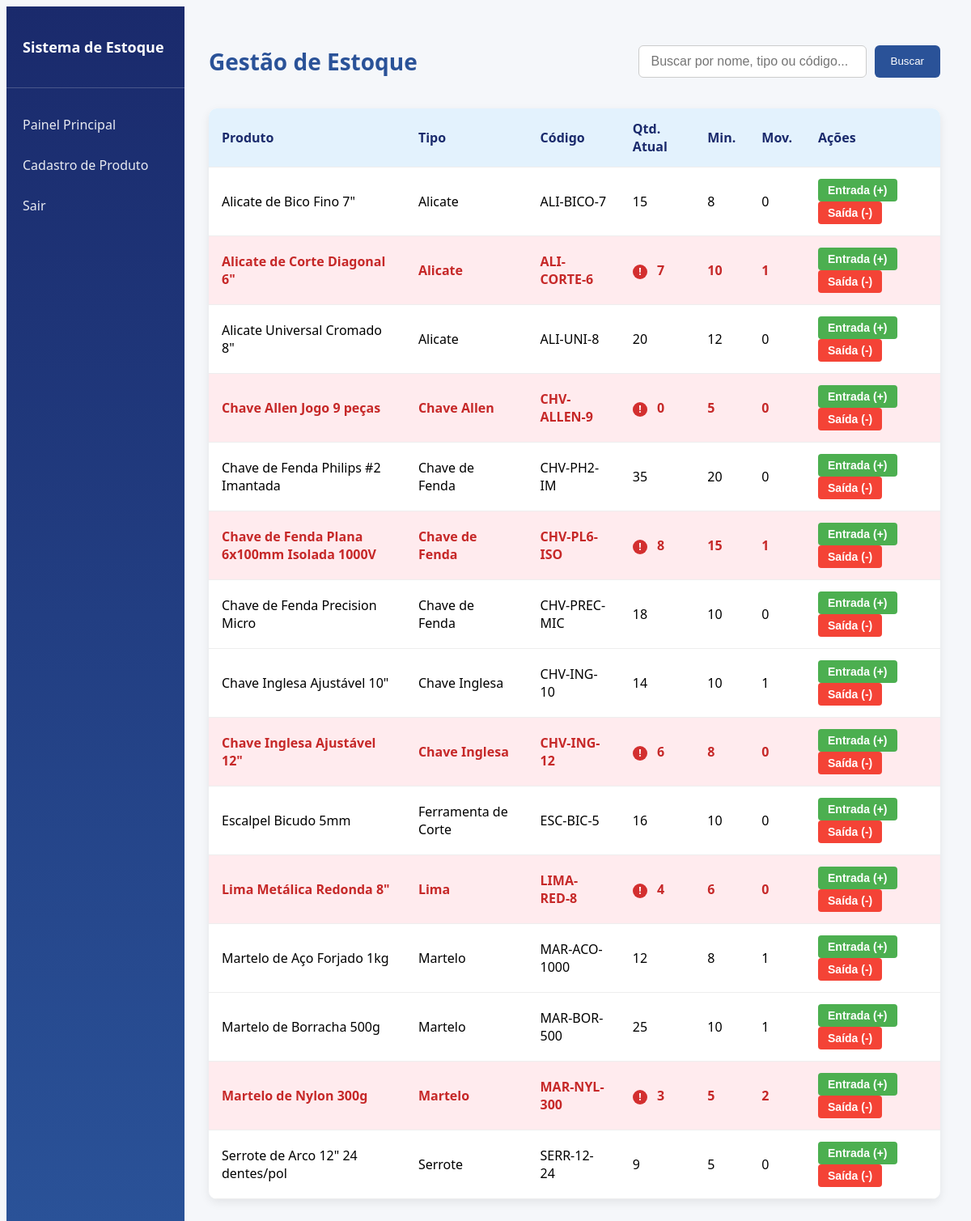
The page /gestaoEstoque.php (signed in) on the database its author committed.
### tables this page shows
CREATE TABLE produtos (
    id INT AUTO_INCREMENT PRIMARY KEY,
    nome VARCHAR(150) NOT NULL,
    tipo VARCHAR(100) NOT NULL,
    codigo VARCHAR(50) UNIQUE,
    estoque_minimo INT NOT NULL DEFAULT 0,
    estoque_atual INT NOT NULL DEFAULT 0,
    CHECK (estoque_minimo >= 0),
    CHECK (estoque_atual >= 0)
);

### gestaoEstoque.php (the view, shortened to what this page needs)
<?php
include('includes/conexao.php');
$search = '';
$stmt = $pdo->prepare("
    SELECT p.*,
           (SELECT COUNT(*) FROM movimentacoes m WHERE m.produto_id = p.id) as total_movimentacoes
    FROM produtos p
    WHERE p.nome LIKE ? OR p.tipo LIKE ? OR p.codigo LIKE ?
    ORDER BY p.nome ASC
");
$stmt->execute(["%$search%", "%$search%", "%$search%"]);
$products = $stmt->fetchAll(PDO::FETCH_ASSOC);
?>
<!DOCTYPE html>
<html lang="pt-BR">
<head>
</head>
<body>
    <aside class="sidebar">
        <div class="sidebar-header">
            <h3>Sistema de Estoque</h3>
        </div>
        <a href="principal.php" class="nav-link">Painel Principal</a>
        <a href="cadastroProduto.php" class="nav-link">Cadastro de Produto</a>
        <a href="logout.php" class="nav-link">Sair</a>
    </aside>
    <main class="main-content">
        <div class="header">
            <h1>Gestão de Estoque</h1>
            <form method="GET" class="search-box">
                <input type="text" name="search" placeholder="Buscar por nome, tipo ou código..." value="<?php echo htmlspecialchars($search); ?>">
                <button type="submit">Buscar</button>
            </form>
        </div>
        <div class="table-container">
            <table>
                <thead>
                    <tr>
                        <th>Produto</th>
                        <th>Tipo</th>
                        <th>Código</th>
                        <th>Qtd. Atual</th>
                        <th>Min.</th>
                        <th>Mov.</th>
                        <th>Ações</th>
                    </tr>
                </thead>
                <tbody>
                    <?php if (count($products) > 0): ?>
                        <?php foreach ($products as $product): ?>
                            <?php
                            $isLowStock = $product['estoque_atual'] < $product['estoque_minimo'];
                            $rowClass = $isLowStock ? 'stock-low' : '';
                            ?>
                            <tr class="<?php echo $rowClass; ?>">
                                <td><?php echo htmlspecialchars($product['nome']); ?></td>
                                <td><?php echo htmlspecialchars($product['tipo']); ?></td>
                                <td><?php echo htmlspecialchars($product['codigo']); ?></td>
                                <td>
                                    <?php if ($isLowStock): ?>
                                        <span class="alert-icon">!</span>
                                    <?php endif; ?>
                                    <?php echo $product['estoque_atual']; ?>
                                </td>
                                <td><?php echo $product['estoque_minimo']; ?></td>
                                <td><?php echo $product['total_movimentacoes']; ?></td>
                                <td class="actions">
                                    <button class="btn-in" onclick="registerMovement(<?php echo $product['id']; ?>, 'entrada')">Entrada (+)</button>
                                    <button class="btn-out" onclick="registerMovement(<?php echo $product['id']; ?>, 'saida')">Saída (-)</button>
                                </td>
                            </tr>
                        <?php endforeach; ?>
                    <?php else: ?>
                        <tr>
                            <td colspan="7" class="no-data">Nenhum produto encontrado.</td>
                        </tr>
                    <?php endif; ?>
                </tbody>
            </table>
        </div>
    </main>
</body>
</html>

### gestaoEstoque.php (style rules this page uses)
body { background-color: #f5f7fa; display: flex; min-height: 100vh; font-family: 'Segoe UI', Tahoma, Geneva, Verdana, sans-serif; }
.sidebar { width: 220px; background: linear-gradient(to bottom, #1a2a6c, #2a5298); color: white; padding: 20px 0; display: flex; flex-direction: column; }
.sidebar-header { padding: 0 20px 20px; border-bottom: 1px solid rgba(255,255,255,0.2); margin-bottom: 20px; }
.sidebar-header h3 { font-size: 18px; font-weight: 600; }
.nav-link { display: block; padding: 14px 20px; color: rgba(255,255,255,0.9); text-decoration: none; font-size: 16px; transition: background 0.3s, color 0.3s; }
.main-content { flex: 1; padding: 30px; }
.header { display: flex; justify-content: space-between; align-items: center; margin-bottom: 20px; flex-wrap: wrap; gap: 15px; }
.header h1 { color: #2a5298; font-size: 28px; }
.search-box { display: flex; gap: 10px; }
.search-box input { padding: 10px 15px; border: 1px solid #ccc; border-radius: 6px; font-size: 16px; width: 250px; }
.search-box button { padding: 10px 20px; background-color: #2a5298; color: white; border: none; border-radius: 6px; cursor: pointer; }
.table-container { background: white; border-radius: 10px; box-shadow: 0 4px 12px rgba(0,0,0,0.08); overflow: hidden; }
table { width: 100%; border-collapse: collapse; }
th, td { padding: 14px 16px; text-align: left; border-bottom: 1px solid #eee; }
th { background-color: #e3f2fd; color: #1a2a6c; font-weight: 600; }
.stock-low { background-color: #ffebee; color: #c62828; font-weight: bold; }
.actions button { margin-right: 8px; padding: 6px 12px; border: none; border-radius: 4px; cursor: pointer; font-size: 14px; font-weight: 600; }
.btn-in { background-color: #4caf50; color: white; }
.btn-out { background-color: #f44336; color: white; }
.alert-icon { display: inline-block; width: 18px; height: 18px; background-color: #d32f2f; color: white; border-radius: 50%; text-align: center; line-height: 18px; margin-right: 8px; font-size: 12px; font-weight: bold; }

### rows shown on the page
produtos: nome "Alicate de Bico Fino 7\"", tipo "Alicate", codigo "ALI-BICO-7", estoque_atual "15", estoque_minimo "8", total_movimentacoes "0"
produtos: nome "Alicate de Corte Diagonal 6\"", tipo "Alicate", codigo "ALI-CORTE-6", estoque_atual "7", estoque_minimo "10", total_movimentacoes "1"
produtos: nome "Alicate Universal Cromado 8\"", tipo "Alicate", codigo "ALI-UNI-8", estoque_atual "20", estoque_minimo "12", total_movimentacoes "0"
produtos: nome "Chave Allen Jogo 9 peças", tipo "Chave Allen", codigo "CHV-ALLEN-9", estoque_atual "0", estoque_minimo "5", total_movimentacoes "0"
produtos: nome "Chave de Fenda Philips #2 Imantada", tipo "Chave de Fenda", codigo "CHV-PH2-IM", estoque_atual "35", estoque_minimo "20", total_movimentacoes "0"
produtos: nome "Chave de Fenda Plana 6x100mm Isolada 1000V", tipo "Chave de Fenda", codigo "CHV-PL6-ISO", estoque_atual "8", estoque_minimo "15", total_movimentacoes "1"
produtos: nome "Chave de Fenda Precision Micro", tipo "Chave de Fenda", codigo "CHV-PREC-MIC", estoque_atual "18", estoque_minimo "10", total_movimentacoes "0"
produtos: nome "Chave Inglesa Ajustável 10\"", tipo "Chave Inglesa", codigo "CHV-ING-10", estoque_atual "14", estoque_minimo "10", total_movimentacoes "1"
produtos: nome "Chave Inglesa Ajustável 12\"", tipo "Chave Inglesa", codigo "CHV-ING-12", estoque_atual "6", estoque_minimo "8", total_movimentacoes "0"
produtos: nome "Escalpel Bicudo 5mm", tipo "Ferramenta de Corte", codigo "ESC-BIC-5", estoque_atual "16", estoque_minimo "10", total_movimentacoes "0"
produtos: nome "Lima Metálica Redonda 8\"", tipo "Lima", codigo "LIMA-RED-8", estoque_atual "4", estoque_minimo "6", total_movimentacoes "0"
produtos: nome "Martelo de Aço Forjado 1kg", tipo "Martelo", codigo "MAR-ACO-1000", estoque_atual "12", estoque_minimo "8", total_movimentacoes "1"
produtos: nome "Martelo de Borracha 500g", tipo "Martelo", codigo "MAR-BOR-500", estoque_atual "25", estoque_minimo "10", total_movimentacoes "1"
produtos: nome "Martelo de Nylon 300g", tipo "Martelo", codigo "MAR-NYL-300", estoque_atual "3", estoque_minimo "5", total_movimentacoes "2"
produtos: nome "Serrote de Arco 12\" 24 dentes/pol", tipo "Serrote", codigo "SERR-12-24", estoque_atual "9", estoque_minimo "5", total_movimentacoes "0"
